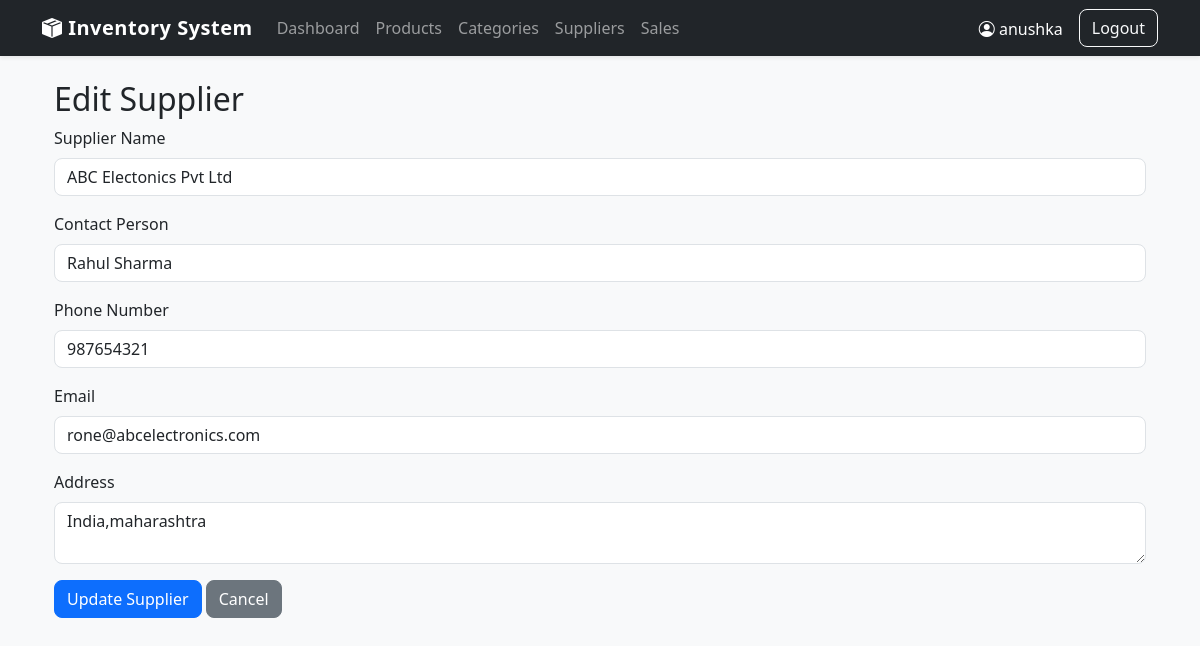
Page /suppliers/edit/1 (signed in) on the earlier database version.
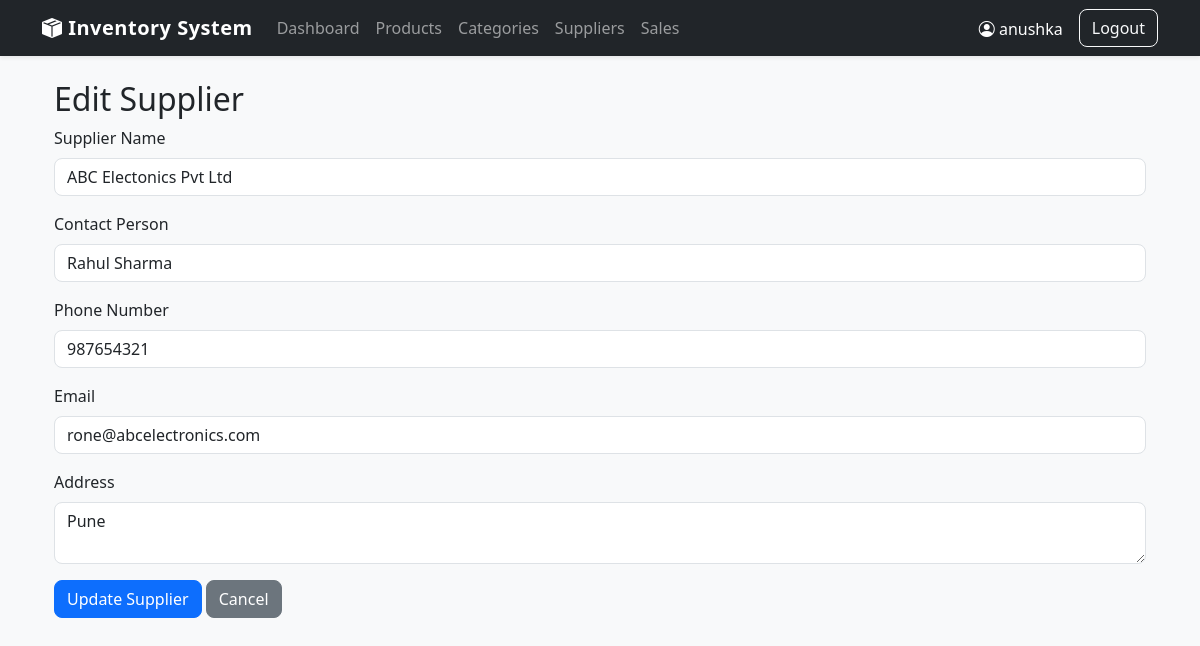
Same page on the later database version.
### tables this page shows
CREATE TABLE suppliers (
        id INTEGER PRIMARY KEY AUTOINCREMENT,
        name TEXT NOT NULL UNIQUE,
        contact_person TEXT,
        phone TEXT,
        email TEXT,
        address TEXT,
        created_at TIMESTAMP DEFAULT CURRENT_TIMESTAMP
    );

### routes/suppliers.py (the view, shortened to what this page needs)
@suppliers_bp.route("/edit/<int:id>", methods=["GET", "POST"])
@login_required
def edit(id):
    conn = get_db_connection()
    cursor = conn.cursor()
    supplier = cursor.execute(
        "SELECT * FROM suppliers WHERE id=?",
        (id,)
    ).fetchone()
    if supplier is None:
        conn.close()
        flash("Supplier not found.", "danger")
        return redirect(url_for("suppliers.index"))
    conn.close()
    return render_template(
        "suppliers/edit.html",
        supplier=supplier
    )

### database.py (called while the page is built)
def get_db_connection():
    conn = sqlite3.connect(DATABASE)
    conn.row_factory = sqlite3.Row
    conn.execute("PRAGMA foreign_keys = ON")
    return conn

### helpers.py (called while the page is built)
def login_required(f):
    @wraps(f)
    def decorated_function(*args, **kwargs):
        if session.get("user_id") is None:
            flash("Please login first.", "warning")
            return redirect(url_for("auth.login"))
        return f(*args, **kwargs)
    return decorated_function

### templates/suppliers/edit.html (shortened to what this page needs)
{% extends "layout.html" %}
{% block content %}
<div class="container mt-4">
    <h2>Edit Supplier</h2>
    <form method="POST">
        <div class="mb-3">
            <label class="form-label">
                Supplier Name
            </label>
            <input
                type="text"
                name="name"
                class="form-control"
                value="{{ supplier.name }}"
                required>
        </div>
        <div class="mb-3">
            <label class="form-label">
                Contact Person
            </label>
            <input
                type="text"
                name="contact_person"
                class="form-control"
                value="{{ supplier.contact_person }}">
        </div>
        <div class="mb-3">
            <label class="form-label">
                Phone Number
            </label>
            <input
                type="text"
                name="phone"
                class="form-control"
                value="{{ supplier.phone }}">
        </div>
        <div class="mb-3">
            <label class="form-label">
                Email
            </label>
            <input
                type="email"
                name="email"
                class="form-control"
                value="{{ supplier.email }}">
        </div>
        <div class="mb-3">
            <label class="form-label">
                Address
            </label>
            <textarea
                name="address"
                class="form-control">{{ supplier.address }}</textarea>
        </div>
        <button class="btn btn-primary">
            Update Supplier
        </button>
        <a href="/suppliers/" class="btn btn-secondary">
            Cancel
        </a>
    </form>
</div>
{% endblock %}

Differences in the rows shown:
changed suppliers "ABC Electonics Pvt Ltd": address "India,maharashtra" → "Pune"
